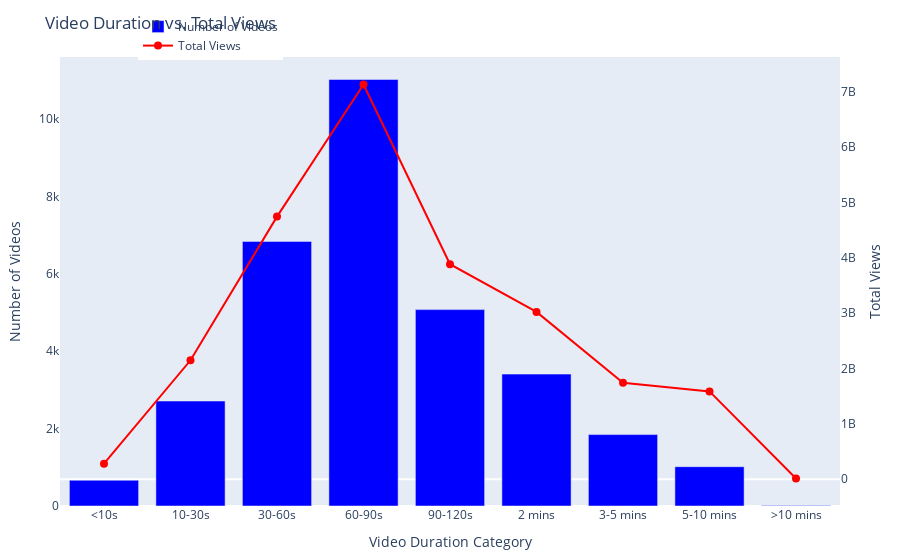

Notebook cell for this chart:
### Markdown cell above
# Visual for

### Code cell
# Define video duration categories
bins = [0, 10, 30, 60, 90, 120, 180, 300, 600, float("inf")]
labels = ["<10s", "10-30s", "30-60s", "60-90s", "90-120s", "2 mins", "3-5 mins", "5-10 mins", ">10 mins"]

# Categorize video durations
video_info_df["video_duration_category"] = pd.cut(video_info_df["video.duration"], bins=bins, labels=labels, right=False)

# Count number of videos in each category
duration_counts = video_info_df["video_duration_category"].value_counts().reindex(labels)

# Calculate total views per video duration category
views_per_category = video_info_df.groupby("video_duration_category")["statsV2.playCount"].sum().reindex(labels)

# Create the figure
fig = go.Figure()

# Add bar chart for number of videos
fig.add_trace(go.Bar(
    x=duration_counts.index,
    y=duration_counts.values,
    name="Number of Videos",
    marker_color="blue",
    yaxis="y1"
))

# Add line chart for total views
fig.add_trace(go.Scatter(
    x=views_per_category.index,
    y=views_per_category,
    name="Total Views",
    mode="lines+markers",
    marker=dict(color="red", size=8),
    line=dict(width=2),
    yaxis="y2"
))

# Update layout
fig.update_layout(
    title="Video Duration vs. Total Views",
    xaxis_title="Video Duration Category",
    
    # Left Y-Axis (Number of Videos)
    yaxis=dict(
        title="Number of Videos",
        side="left",
        showgrid=False
    ),
    
    # Right Y-Axis (Total Views)
    yaxis2=dict(
        title="Total Views",
        side="right",
        overlaying="y",
        showgrid=False
    ),
    
    margin=dict(l=60, r=60, t=50, b=50),
    legend=dict(x=0.1, y=1.1),
)

# Show the figure
fig.show()

### Figure 1 — Plotly figure (JSON) as saved in the notebook; plotly's stock layout.template omitted (floating-point values rounded to 4 significant figures)
{"data": [{"marker": {"color": "blue"}, "name": "Number of Videos", "type": "bar", "x": ["<10s", "10-30s", "30-60s", "60-90s", "90-120s", "2 mins", "3-5 mins", "5-10 mins", ">10 mins"], "y": [665, 2713, 6839, 11025, 5076, 3409, 1846, 1016, 14], "yaxis": "y"}, {"line": {"width": 2}, "marker": {"color": "red", "size": 8}, "mode": "lines+markers", "name": "Total Views", "type": "scatter", "x": ["<10s", "10-30s", "30-60s", "60-90s", "90-120s", "2 mins", "3-5 mins", "5-10 mins", ">10 mins"], "y": [280808215, 2148583382, 4742421629, 7128632905, 3882452516, 3022209692, 1744008887, 1586988400, 13250471], "yaxis": "y2"}], "layout": {"legend": {"x": 0.1, "y": 1.1}, "margin": {"b": 50, "l": 60, "r": 60, "t": 50}, "title": {"text": "Video Duration vs. Total Views"}, "xaxis": {"title": {"text": "Video Duration Category"}}, "yaxis": {"showgrid": false, "side": "left", "title": {"text": "Number of Videos"}}, "yaxis2": {"overlaying": "y", "showgrid": false, "side": "right", "title": {"text": "Total Views"}}}}
